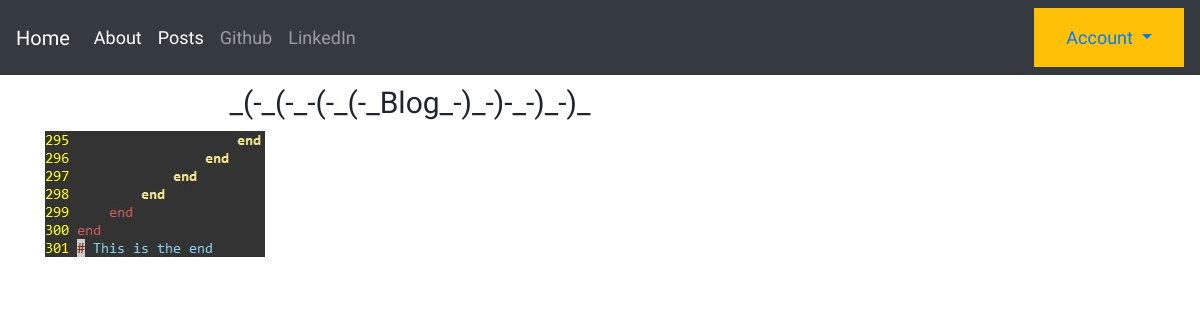
Page /blog/ on the earlier database version.
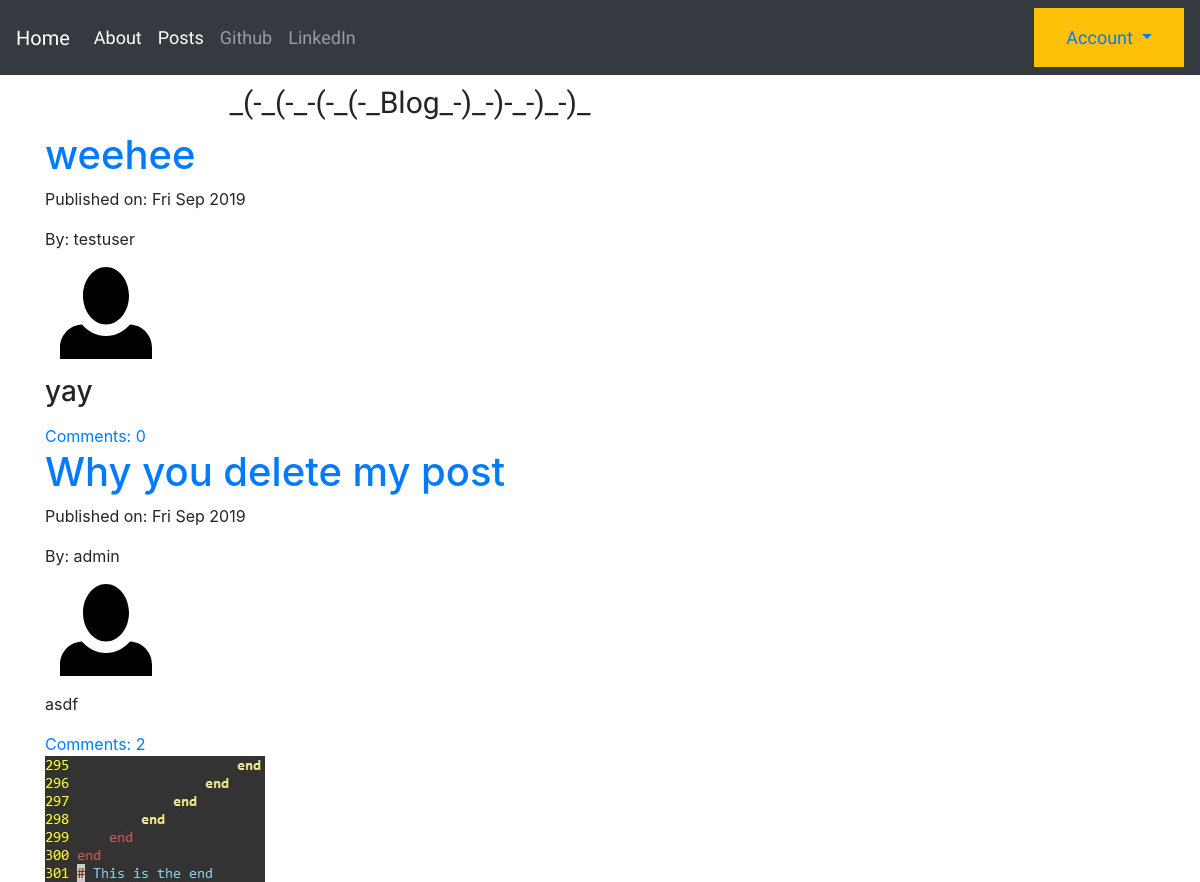
Same page on the later database version.
### blog/models.py (models this page shows, shortened)
class Post(models.Model):
    class Meta:
        app_label = 'blog'
    author = models.ForeignKey('auth.User',on_delete=models.CASCADE,blank=True)
    title = models.CharField(max_length=200)
    text = models.TextField()
    create_date = models.DateTimeField(default=timezone.now)
    published_date = models.DateTimeField(blank=True,null=True)
    def approved_comments(self):
        return self.comments.filter(approved_comment=True)
    def get_author(self):
        return self.author
    def get_author_profile_pic(self):
        username = self.author.username
        if(username == "admin"):
            return ""
        else:
            try:
                pic = get_object_or_404(UserProfileInfo,user_id=get_object_or_404(User,username=username).id).profile_pic.url
            except ValueError:
                return ""
            return pic

### blog/views.py (the view)
# urls.py: path('',views.PostListView.as_view(),name='post_list'),
class PostListView(DefaultContextMixin, ListView):
    model = Post
    template_name = 'blog/post_list.html'
    context_object_name = 'post_list'
    def get_queryset(self):
        return Post.objects.filter(published_date__lte=timezone.now()).order_by('-published_date')

### blog/templates/blog/post_list.html
{% extends "blog/base.html" %}
{% load static %}
{% block content %}
<div class="centerstage">
	<h1 class="techfont" id="blog_heading">_(-_(-_-(-_(-_Blog_-)_-)-_-)_-)_</h1>
	{% for post in post_list %}
	<div class="post">
		<h1><a href="{% url 'blog:post_detail' pk=post.pk %}">{{ post.title }}</a></h1>
		<div class="date">
			<p>Published on: {{post.published_date|date:"D M Y"}}</p>
			<p>By: {{post.get_author}}</p>
			<img class="rounded col-sm-2" src={{post.get_author_profile_pic|default:"/static/iconic/svg/person.svg"}} alt="Author Profile Picture" %}>
		</div>
		<p>{{post.text|safe|truncatechars:200}}</p>
		<a href="{% url 'blog:post_detail' pk=post.pk %}">Comments: {{ post.approved_comments.count }}</a>
	</div>
	{% endfor %}
	<img src="/static/images/this_is_the_end.jpg" alt="There's supposed to be an image here!">
</div>
{% endblock %}

### blog/templates/blog/base.html (shortened to what this page needs)
<!doctype html>
{% load static %}
<html lang="en">
  <head>
    <link rel="stylesheet" href="https://stackpath.bootstrapcdn.com/bootstrap/4.3.1/css/bootstrap.min.css">
	<link rel="stylesheet" href="//cdn.jsdelivr.net/npm/medium-editor@latest/dist/css/medium-editor.min.css" type="text/css" media="screen" charset="utf-8">
	<link rel="stylesheet" href="{% static 'css/blog.css' %}">
<nav class="nav navbar navbar-expand-lg navbar-dark bg-dark techfont">
	<a class="navbar-brand" href="{% url 'basic_app:index' %}">Home</a>
  <div class="collapse navbar-collapse" id="navbarSupportedContent">
    <ul class="navbar-nav mr-auto">
      <li class="nav-item active">
		  <a class="nav-link" href="{% url 'blog:about' %}">About<span class="sr-only">(current)</span></a>
      </li>
	  <li class="nav-item active">
		  <a class="nav-link" href="{% url 'blog:post_list' %}">Posts</a>
	  </li>
      <li class="nav-item">
        <a class="nav-link" href="https://www.github.com/Edhotmetal/Django-Project">Github</a>
      </li>
	  <li class="nav-item">
		  <a class="nav-link" href="https://www.linkedin.com/in/fernandez-edward/">LinkedIn</a>
	  </li>
    </ul>
		  <ul class="nav navbar navbar-light bg-warning navbar-right">
		  <li class="nav-item dropdown">
			<a class="nav-link dropdown-toggle" href="#" id="navbarDropdown" role="button" data-toggle="dropdown" aria-haspopup="true" aria-expanded="false">
			  Account
			</a>
		  </li>
	  </ul>
	  </div>
</nav>
<div class="content container">
	<div class="row">
		<div class="col-md-8">
			<div class="blog_posts">
				{% block content %}
				{% endblock %}
			</div>
		</div>
	</div>
</div>
</html>

### blog/static/css/blog.css (style rules this page uses)
.techfont { font-family: 'Russo One', sans-serif; font-size: 18px; margin-bottom: 10px; }
#blog_heading { font-size: 2.5vw; text-align: center; }
.centerstage { margin-left: auto; margin-right: auto; }

Differences in the rows shown:
added Post: title "weehee", published_date "Fri Sep 2019", get_author "testuser", text "yay", approved_comments.count "0"
added Post: title "Why you delete my post", published_date "Fri Sep 2019", get_author "admin", text "asdf", approved_comments.count "2"
